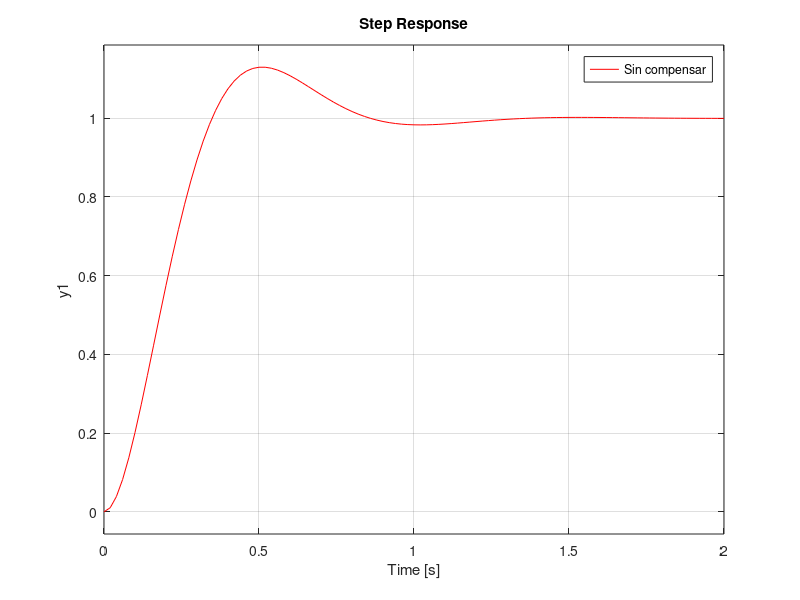
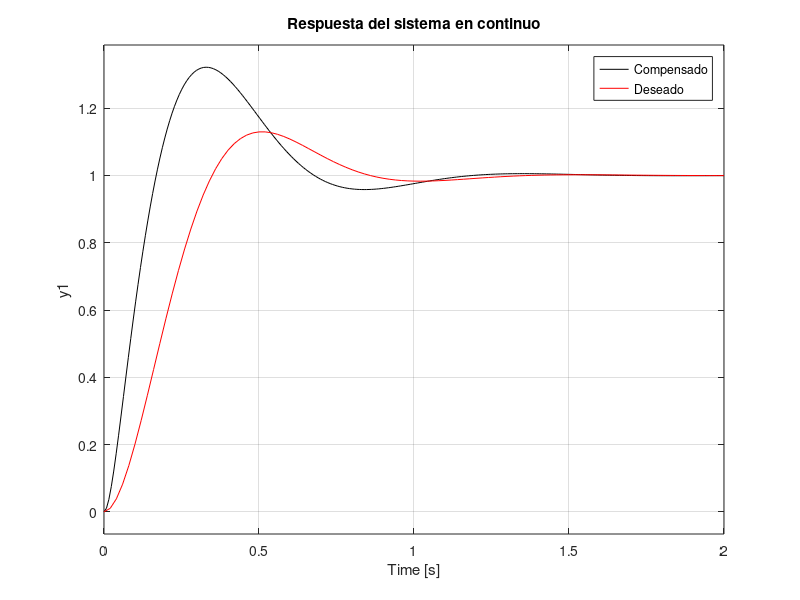
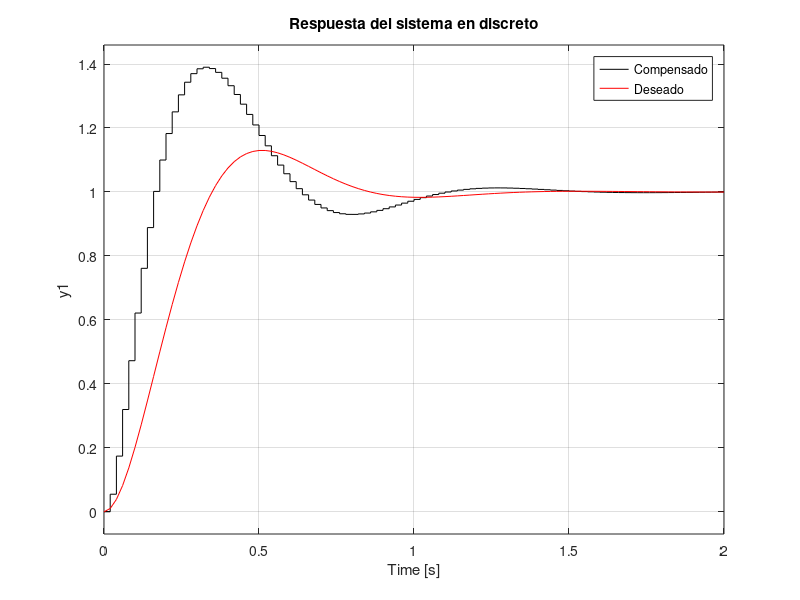
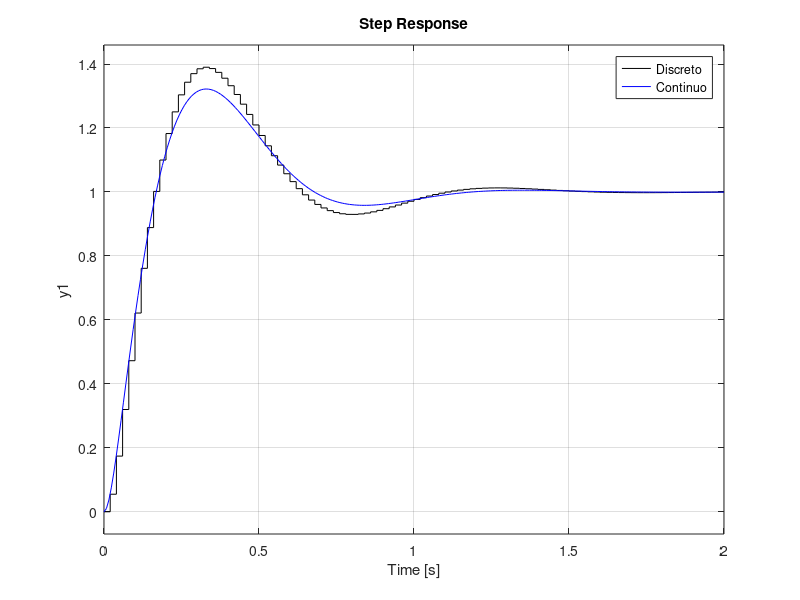

Recreate these plots in MATLAB, in order. (Note: this script raises an error after producing the figures.)
clc
close all
clear

%proceso
g=tf(1,[1 48 5]);
step(g,'k')
g_cl=feedback(g,1);
hold on

%deseado
Ts=1;
so=13/100;
e=sqrt((log(so))^2/(pi^2+(log(so))^2));
wn=4/(Ts*e);
g_d=tf(wn^2,[1 2*e*wn wn^2]);
hold on
step(g_cl,'b')
step(g_d,'r')
legend('Sin compensar','sin compensar en CL','Deseado')
[P Z]=pzmap(g_d)

pol_d=[1 2*e*wn wn^2];
pol_a=conv(pol_d,[1 40]);

%------controlador----
K_p=373.9-5;
T_i=K_p/2157.5;
g_c=tf([K_p*T_i K_p],[T_i 0]);

%--------compensado----
sis_ol=g_c*g;
sis_cl=feedback(sis_ol,1);
figure
step(sis_cl,'k')
hold on
step(g_d,'r')
legend('Compensado','Deseado')
title('Respuesta del sistema en continuo')
[p z]=pzmap(sis_cl)


%--------------------discretizar----------------
%----------w=ancho de banda en lazo cerrado---
w=14.3;
ws=2*w;
Ts=pi/ws; %nyquist
Ts=1/50;%0.169/10; %empirico
% Ts=0.169/10;
% Ts=1/10;  %1/10 foh
gc_d=c2d(g_c,Ts,'zoh');
gp_d=c2d(g,Ts,'zoh');
sis_ol_d=gc_d*gp_d;
sis_cl_d=feedback(sis_ol_d,1);
figure
step(sis_cl_d,'k')
hold on
step(g_d,'r')
legend('Compensado','Deseado')
title('Respuesta del sistema en discreto')

figure
step(sis_cl_d,'k')
hold on

step(sis_cl,'b')
legend('Discreto','Continuo')
%--------------------discretizar----------------


%-----------implementar algoritmo-------------
rk=1;
%------controlador-----
uk1=0;
uk=0;
ek1=0;
ek=0;

%------controlador-----

%------proceso-----
ukp1=0;
ukp2=0;
ukp=0;
yk1=0;
yk2=0;
yk=0;
y=[];
%------proceso-----


t=0:Ts:4.5;
for i=1:length(t)
    
%     yk = 0.001886*ukp + 0.002608*ukp1 + 4.05e-05*ukp2 + 0.9774*yk1 - 2.632e-05*yk2; % FOH y nyquist
    yk = 0.0001488*ukp1 + 0.0001083*ukp2 + 1.382*yk1 - 0.3829*yk2; %zoh
%     yk = 0.0006962*ukp + 0.001286*ukp1 + 7.728e-05*ukp2 + 0.9979*yk1 -0.00823*yk2; %foh
    y = [y yk];
    %calcular el error
    ek = rk - yk;
    %calcular accion de control
%     uk = 605.9*ek - 131.9*ek1 + uk1; % FOH y nyquist
    uk=368.9*ek - 325.7*ek1+uk1;  %zoh Ts=1/50
%     uk=476.8*ek - 261*ek1+uk1;  %foh Ts=1/10
    ukp = uk;
    %--------actualizar valores--------
    ek1=ek;
    uk1=uk;
    
    
    ukp2=ukp1;
    ukp1=ukp;    
    yk2=yk1;
    yk1=yk;    
     
    
end
figure
plot(t,y,'--r')
hold on
step(sis_cl_d,'k')
step(sis_cl,'b')
legend('algoritmo','Discreto','Continuo')


%-------prueba con datos----
tiempo = out.simout.time;
u = out.simout.signals.values(:,1);  
y_r = out.simout.signals.values(:,2); 
y_sim=lsim(sis_cl_d,u,tiempo);

figure
plot(tiempo,y_sim,'k')
hold on
plot(tiempo,y_r,'.r')